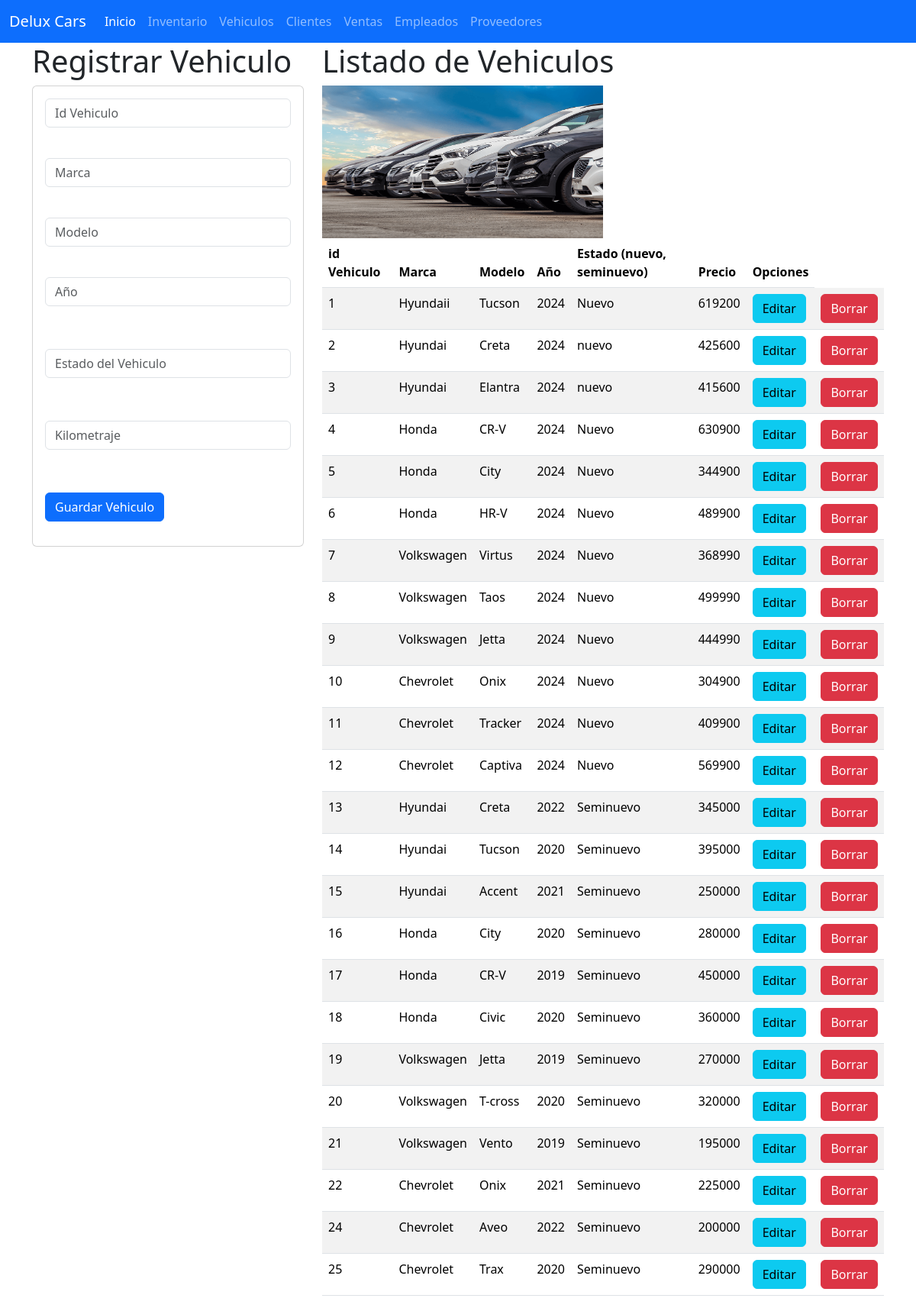
The app's page /vehiculo with its own data.
### vehiculo_app/models.py (models this page shows, shortened)
class Vehiculo(models.Model):
    id_vehiculo = models.CharField(primary_key=True, max_length=6)
    marca = models.CharField(max_length=100)
    modelo = models.CharField(max_length=100)
    año = models.SmallIntegerField()
    estado = models.CharField(max_length=100)
    kilometraje = models.SmallIntegerField()

### vehiculo_app/views.py (the view)
# urls.py: path('vehiculo', views.inicio_vistaVehiculo, name='vehiculo'),
def inicio_vistaVehiculo(request):
    elcarro=Vehiculo.objects.all
    return render(request,"gestionarVehiculo.html", {"micarro":elcarro})

### vehiculo_app/templates/gestionarVehiculo.html
{% extends "base.html" %}
{% load static %}
{% block cuerpo %}
    <div class="row">
    <div class= "col-sm-12 col-md-4 col-lg-4 xl-4">
        <h1>Registrar Vehiculo</h1>
        <div class="card">
            <div class="card-body">
            <form action="registrarVehiculo/" method="POST">{% csrf_token %}
                <div class="form-group">
                    <input type="text" id="txtcodigo_v" name="txtcodigo_v" class="form-control"
                    placeholder="Id Vehiculo" minlength="1" maxLenght="6" required><br>
                </div>
                <div class="form-group py-3">
                    <input type="text" id="txtmarca" name="txtmarca" class="form-control"
                    placeholder="Marca" maxLenght="100" required><br>
                </div>
                <div class="form-group">
                    <input type="text" id="txtmodelo" name="txtmodelo" class="form-control"
                    placeholder="Modelo" maxLenght="100" required><br>
                </div>
                <div class="form-group py-3">
                    <input type="text" id="txtaño" name="txtaño" class="form-control"
                    placeholder="Año" maxLenght="100" required><br>
                </div>
                <div class="form-group py-3">
                    <input type="text" id="txtestado_v" name="txtestado_v" class="form-control"
                    placeholder="Estado del Vehiculo" maxLenght="100" required><br>
                </div>
                <div class="form-group py-3">
                    <input type="text" id="txtkilometraje" name="txtkilometraje" class="form-control"
                    placeholder="Kilometraje" maxLenght="100" required><br>
                </div>
                <div class="form-group py-3">
                    <button type="submit" class="btn btn-primary">Guardar Vehiculo</button>
                </div>
            </form>
            </div>
        </div>
    </div>
    <div class="col-sm-12 col-md-8 col-lg-8 xl-8">
    <h1>Listado de Vehiculos</h1>
    <img class="w-50" src="{% static 'img/vehiculos.png' %} " alt="pao" width="100" height="200">
    <table class="table table-striped">
        <thead>
            <tr>
                <th scope="col">id Vehiculo</th>
                <th scope="col">Marca</th>
                <th scope="col">Modelo</th>
                <th scope="col">Año</th>
                <th scope="col">Estado (nuevo, seminuevo)</th>
                <th scope="col">Precio</th>
                <th>Opciones</th>
            </tr>
        </thead>
        <tbody>
            {% for i in micarro %}
            <tr>
                <td>{{i.id_vehiculo}}</td>
                <td>{{i.marca}}</td>
                <td>{{i.modelo}}</td>
                <td>{{i.año}}</td>
                <td>{{i.estado}}</td>
                <td>{{i.kilometraje}}</td>
                <td> <a href="seleccionarVehiculo/{{i.id_vehiculo}}" class="btn btn-info">Editar</a></td>
                <td> <a href="borrarVehiculo/{{i.id_vehiculo}}" class="btn btn-danger">Borrar</a></td>
            </tr>
            {% endfor %}
        </tbody>
    </table>
    </div>
</div>
{% endblock %}

### templates/base.html (shortened to what this page needs)
<!doctype html>
<html lang="es">
    <head>
        <link href="https://cdn.jsdelivr.net/npm/bootstrap@5.3.3/dist/css/bootstrap.min.css" rel="stylesheet">
    </head>
    <body>
        <nav class="navbar navbar-expand-lg bg-primary" data-bs-theme="dark">
            <div class="container-fluid">
            <a class="navbar-brand" href="#">Delux Cars</a>
                <div class="collapse navbar-collapse" id="navbarNav">
                <ul class="navbar-nav">
                    <li class="nav-item">
                        <a class="nav-link active" aria-current="page" href="/">Inicio</a>
                    </li>
                    <li class="nav-item">
                        <a class="nav-link" href="{% url 'inventario' %}">Inventario</a>
                    </li>
                    <li class="nav-item">
                        <a class="nav-link" href="{% url 'vehiculo' %}">Vehiculos</a>
                    </li>
                    <li class="nav-item">
                        <a class="nav-link" href="{% url 'clientes' %}">Clientes</a>
                    </li>
                    <li class="nav-item">
                        <a class="nav-link" href="{% url 'venta' %}">Ventas</a>
                    </li>
                    <li class="nav-item">
                        <a class="nav-link" href="{% url 'empleado' %}">Empleados</a>
                    </li>
                    <li class="nav-item">
                        <a class="nav-link" href="{% url 'proveedor' %}">Proveedores</a>
                    </li>
                </ul>
            </div>
            </div>
        </nav>
        <div class="container">
            {% block cuerpo %}
            {% endblock %}
        </div>
    </body>
</html>

### records on screen
Vehiculo: id_vehiculo "1", marca "Hyundaii", modelo "Tucson", año "2024", estado "Nuevo", kilometraje "619200"
Vehiculo: id_vehiculo "2", marca "Hyundai", modelo "Creta", año "2024", estado "nuevo", kilometraje "425600"
Vehiculo: id_vehiculo "3", marca "Hyundai", modelo "Elantra", año "2024", estado "nuevo", kilometraje "415600"
Vehiculo: id_vehiculo "4", marca "Honda", modelo "CR-V", año "2024", estado "Nuevo", kilometraje "630900"
Vehiculo: id_vehiculo "5", marca "Honda", modelo "City", año "2024", estado "Nuevo", kilometraje "344900"
Vehiculo: id_vehiculo "6", marca "Honda", modelo "HR-V", año "2024", estado "Nuevo", kilometraje "489900"
Vehiculo: id_vehiculo "7", marca "Volkswagen", modelo "Virtus", año "2024", estado "Nuevo", kilometraje "368990"
Vehiculo: id_vehiculo "8", marca "Volkswagen", modelo "Taos", año "2024", estado "Nuevo", kilometraje "499990"
Vehiculo: id_vehiculo "9", marca "Volkswagen", modelo "Jetta", año "2024", estado "Nuevo", kilometraje "444990"
Vehiculo: id_vehiculo "10", marca "Chevrolet", modelo "Onix", año "2024", estado "Nuevo", kilometraje "304900"
Vehiculo: id_vehiculo "11", marca "Chevrolet", modelo "Tracker", año "2024", estado "Nuevo", kilometraje "409900"
Vehiculo: id_vehiculo "12", marca "Chevrolet", modelo "Captiva", año "2024", estado "Nuevo", kilometraje "569900"
Vehiculo: id_vehiculo "13", marca "Hyundai", modelo "Creta", año "2022", estado "Seminuevo", kilometraje "345000"
Vehiculo: id_vehiculo "14", marca "Hyundai", modelo "Tucson", año "2020", estado "Seminuevo", kilometraje "395000"
Vehiculo: id_vehiculo "15", marca "Hyundai", modelo "Accent", año "2021", estado "Seminuevo", kilometraje "250000"
Vehiculo: id_vehiculo "16", marca "Honda", modelo "City", año "2020", estado "Seminuevo", kilometraje "280000"
Vehiculo: id_vehiculo "17", marca "Honda", modelo "CR-V", año "2019", estado "Seminuevo", kilometraje "450000"
Vehiculo: id_vehiculo "18", marca "Honda", modelo "Civic", año "2020", estado "Seminuevo", kilometraje "360000"
Vehiculo: id_vehiculo "19", marca "Volkswagen", modelo "Jetta", año "2019", estado "Seminuevo", kilometraje "270000"
Vehiculo: id_vehiculo "20", marca "Volkswagen", modelo "T-cross", año "2020", estado "Seminuevo", kilometraje "320000"
Vehiculo: id_vehiculo "21", marca "Volkswagen", modelo "Vento", año "2019", estado "Seminuevo", kilometraje "195000"
Vehiculo: id_vehiculo "22", marca "Chevrolet", modelo "Onix", año "2021", estado "Seminuevo", kilometraje "225000"
Vehiculo: id_vehiculo "24", marca "Chevrolet", modelo "Aveo", año "2022", estado "Seminuevo", kilometraje "200000"
Vehiculo: id_vehiculo "25", marca "Chevrolet", modelo "Trax", año "2020", estado "Seminuevo", kilometraje "290000"
